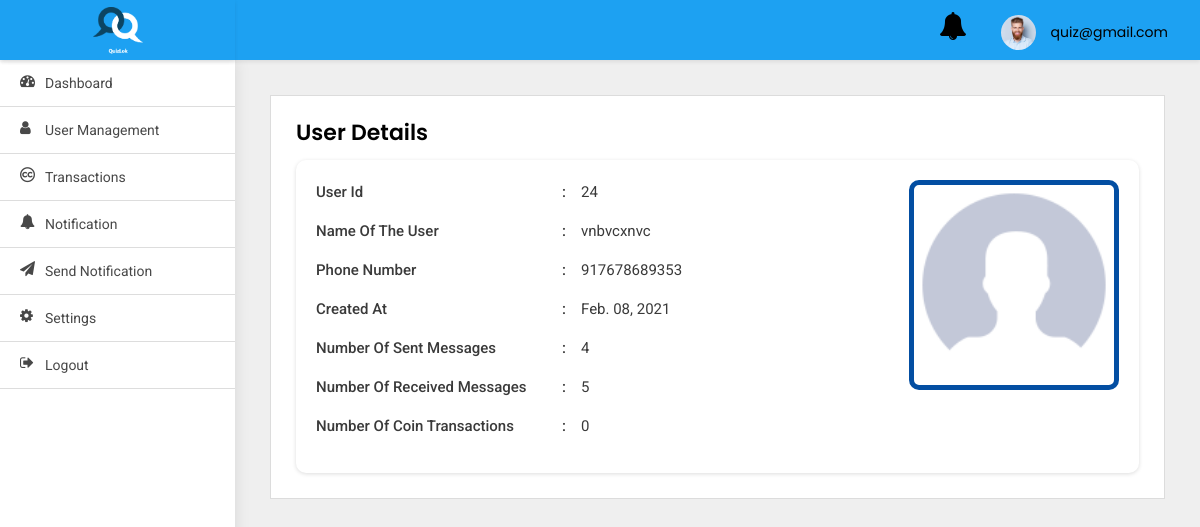
/adminpanel/user-detail/24/ (signed in), run on the app's committed database.
### adminpanel/models.py (models this page shows)
class User(AbstractBaseUser, PermissionsMixin):
    first_name = models.CharField(default='first name', max_length=100)
    last_name = models.CharField(default='', max_length=100, null=True, blank=True)
    email = models.CharField(default='', max_length=255, unique=True)
    country_code = models.CharField(default='+91', max_length=10)
    phone_number = models.CharField(default='', max_length=13)
    profile_pic = models.ImageField(default='default_profile.png', null=True, blank=True)
    device_token = models.CharField(default='', max_length=500, null=True, blank=True)
    remember_me = models.BooleanField(default=False)
    password = models.CharField(default='123456', max_length=100)
    confirm_password = models.CharField(default='123456', max_length=100)
    created_at = models.DateTimeField(auto_now_add=True)
    is_active = models.BooleanField(default=True)
    is_staff = models.BooleanField(default=False)
    is_blocked = models.BooleanField(default=False)
    objects = UserManager()
    USERNAME_FIELD = 'email'
    class Meta:
        ordering = ('-created_at',)

### src/models.py (models this page shows)
class AppUser(models.Model):
    username = models.CharField(default='first name', max_length=100)
    country_code = models.CharField(default='+91', max_length=10)
    phone_number = models.CharField(default='', max_length=13)
    school_name = models.CharField(default='', max_length=1300)
    user_timezone = models.CharField(default='', max_length=1300)
    password = models.CharField(default='123456', max_length=100)
    profile_pic = models.ImageField(default='default_profile.png', null=True, blank=True)
    device_token = models.CharField(default='', max_length=2000)
    device_type = models.CharField(default='', max_length=2000)
    created_at = models.DateTimeField(auto_now_add=True)

### adminpanel/views.py (the view)
# urls.py: path('user-detail/<int:pk>/', UserDetail.as_view(), name='user-detail'),
class UserDetail(LoginRequiredMixin, DetailView):
    model = AppUser
    template_name = 'user-details.html'
    login_url = 'adminpanel:login'
    def get_context_data(self, **kwargs):
        context = super().get_context_data(**kwargs)
        user = AppUser.objects.get(id=self.kwargs.get('pk'))
        try:
            context['sent_messages'] = Message.objects.filter(sender=user).count()
            context['received_messages'] = Message.objects.filter(receiver=user).count()
            print('>>>>>>>>>>>>>>>', context['received_messages'])
        except Exception as e:
            print(e)
        return context

### adminpanel/templates/user-details.html
{% extends 'base.html' %}
{% block body %}
<div class="WrapperArea">
    <div class="WrapperBox">
        <div class="Small-Wrapper">
            <h4 class="Title">User Details</h4>
            <div class="DetailsArea">
                {% if object.profile_pic %}
                <div class="DetailsProfile">
                    <figure><img width="200" src="{{object.profile_pic.url}}"></figure>
                </div>
                {% else %}
                <div class="DetailsProfile">
                    <figure><img src="https://snapic-bucket.s3.amazonaws.com/static/default_profile.png"
                                 alt="Profile pic"></figure>
                </div>
                {% endif %}
                <ul>
                    <li>
                        <span>User id </span>{{object.id}}
                    </li>
                    <li>
                        <span>Name of the user</span>{{object.username}}
                    </li>
                    <li>
                        <span>Phone Number</span>{{object.phone_number}}
                    </li>
                    <li>
                        <span>Created at</span>{{object.created_at|date:'M. d, Y'}}
                    </li>
                    <li>
                        <span>Number of Sent Messages </span>{{sent_messages}}
                    </li>
                    <li>
                        <span>Number of Received Messages</span>{{received_messages}}
                    </li>
                    <li>
                        <span>Number of Coin Transactions </span>0
                    </li>
                </ul>
            </div>
        </div>
    </div>
</div>
{% endblock body %}

### adminpanel/templates/base.html (shortened to what this page needs)
{% load static %}
<html lang="en">
<head>
    <link type="text/css" rel="stylesheet" href="{% static 'adminpanel/css/style.css' %}">
</head>
<body>
<div class="Header">
    <div class="Logo">
        <img src="{% static 'adminpanel/images/logo_splash.png' %}">
    </div>
    <div class="Navigation">
        <div class="header-notifications">
            <a href="{% url 'adminpanel:notification' %}">
                <i class="fa fa-bell fa-2x" aria-hidden="true"></i>
            </a>
        </div>
        <div class="Avater">
            <a href="javascript:void(0);">
                <figure><img src="{% static 'adminpanel/images/profile.jpg' %}"></figure>
                {{user}} </a>
        </div>
    </div>
</div>
<div class="SidenavBar">
    <ul>
        <li class="nav-item nav-link {% if request.resolver_match.view_name  == 'adminpanel:dashboard' %}active{% endif %}">
            <a href="{% url 'adminpanel:dashboard'  %}">
                <span><i class="fa fa-tachometer"></i></span> Dashboard
            </a>
        </li>
        <li class="nav-item nav-link {% if request.resolver_match.view_name  == 'adminpanel:users-list' %}active{% endif %}">
            <a href="{% url 'adminpanel:users-list' %}">
                <span><i class="fa fa-user"></i></span> User Management
            </a>
        </li>
        <li class="nav-item nav-link {% if request.resolver_match.view_name  == 'adminpanel:coin-plan-list' %}active{% endif %}">
            <a href="{% url 'adminpanel:coin-plan-list' %}">
                <span><i class="fa fa-creative-commons"></i></span> Transactions
            </a>
        </li>
        <li class="nav-item nav-link {% if request.resolver_match.view_name  == 'adminpanel:notification' %}active{% endif %}">
            <a href="{% url 'adminpanel:notification' %}">
                <span><i class="fa fa-bell"></i></span> Notification
            </a>
        </li>
        <li class="nav-item nav-link {% if request.resolver_match.view_name  == 'adminpanel:send-notification' %}active{% endif %}">
            <a href="{% url 'adminpanel:send-notification' %}">
                <span><i class="fa fa-send"></i></span> Send Notification
            </a>
        </li>
        <li class="nav-item nav-link {% if request.resolver_match.view_name  == 'change_password' %}active{% endif %}">
            <a href="{% url 'change_password' %}">
                <span><i class="fa fa-cog"></i></span> Settings
            </a>
        </li>
        <li class="nav-item nav-link {% if request.resolver_match.view_name  == 'logout' %}active{% endif %}">
            <a href="{% url 'logout' %}">
                <span><i class="fa fa-sign-out"></i></span> Logout
            </a>
        </li>
    </ul>
</div>
{% block body %}
{% endblock body %}
</body>
</html>

### static/adminpanel/css/style.css (style rules this page uses)
body { margin: 0; padding: 0; font-family: 'Poppins', sans-serif !important; font-size: 13px; color: #3a3a3a; font-weight: 400; }
* { margin: 0px; padding: 0px; }
header, footer, aside, article, section, detail, nav, figure { position: relative; }
h1, h2, h3, h4, h5, h6, p { margin: 0; padding: 0; }
ul, li, ol { list-style-type: none; margin: 0; padding: 0; }
a { text-decoration: none; outline: none; }
img { border: 0; outline: none; max-width: 100%; }
.Header { box-shadow: 0 2px 4px rgba(0, 0, 0, .08); -webkit-box-shadow: 0 2px 4px rgba(0, 0, 0, .08); position: fixed; width: 100%; left: 0; top: 0; background-color: #fff; z-index: 99 }
.Header .Logo { width: 235px; text-align: center; padding: 5px 0; float: left; height: 60px; background:#1da1f2; box-shadow: 0 2px 4px rgba(0, 0, 0, .08); }
.Header .Logo img { width: 50px; position: relative; top: 2px; }
.Header .Navigation { background:#1da1f2; transition: all 0.2s ease; margin-left: 235px; padding: 7px 3.2rem; width: calc(100% - 235px); text-align: right; height: 60px }
.Header .Navigation .Avater { margin: 5px 0 5px 30px; position: relative; display: inline-block }
.Header .Navigation .Avater a { display: flex; align-items: center; font-size: 14px; color: #000 }
.Header .Navigation .Avater a figure { width: 35px; border-radius: 50%; margin: 0 15px 0 0; overflow: hidden }
.Header .Navigation .header-notifications { margin: 5px 0 5px 30px; position: relative; display: inline-block }
.Header .Navigation .header-notifications a { display: flex; align-items: center; font-size: 14px; color: #000 }
.SidenavBar { height: calc(100% - 60px); position: fixed; width: 235px; top: 60px; padding: 0; overflow: auto; box-shadow: 0 0 15px rgba(0, 0, 0, .1) }
.SidenavBar ul { margin: 0 }
.SidenavBar ul li { margin: 0 }
.SidenavBar ul li a { display: block; cursor: pointer; padding: 13px 20px 13px 45px; transition: 0.5s all ease-in-out; color: #484848; font-family: "Roboto"; font-size: 14px; text-transform: capitalize; position: relative; border-bottom: 1px solid #ddd }
.SidenavBar ul li a span { font-size: 15px; display: inline-block; position: absolute; top: 13px; left: 20px }
.WrapperArea { margin-left: 235px; flex: 1 1 auto; width: calc(100% - 235px); display: flex; flex-direction: column; margin-top: 60px; transition: 0.5s all ease-in-out }
.WrapperArea .WrapperBox { padding: 35px; background-color: #efefef; min-height: calc(100vh - 60px) }
.Small-Wrapper { background-color: #fff; padding: 25px; border: 1px solid #dcdcdc }
h4.Title { margin: 0 0 15px; font-weight: 600; color: #000; text-transform: capitalize; font-size: 22px }
.DetailsArea { box-shadow: 0 1px 4px #ddd; padding: 20px; margin: 0; border-radius: 10px }
.DetailsArea .DetailsProfile { float: right; border: 5px solid #034ea2; border-radius: 10px; overflow: hidden; }
.DetailsArea ul li { font-family: Roboto; font-size: 15px; margin: 0 0 15px 0; line-height: 24px }
.DetailsArea ul li span, .DetailsArea ul li strong { font-weight: 500; text-transform: capitalize; width: 250px; display: inline-block; position: relative; margin: 0 15px 0 0; padding: 0 10px 0 0 }
.DetailsArea ul li span:after { content: ':'; position: absolute; right: 0; top: 0 }

### data on the page
User: email "quiz@gmail.com"
AppUser: profile_pic (placeholder picture), id "24", username "vnbvcxnvc", phone_number "917678689353", created_at "Feb. 08, 2021"

### other printed values
{{ sent_messages }} "4"
{{ received_messages }} "5"
